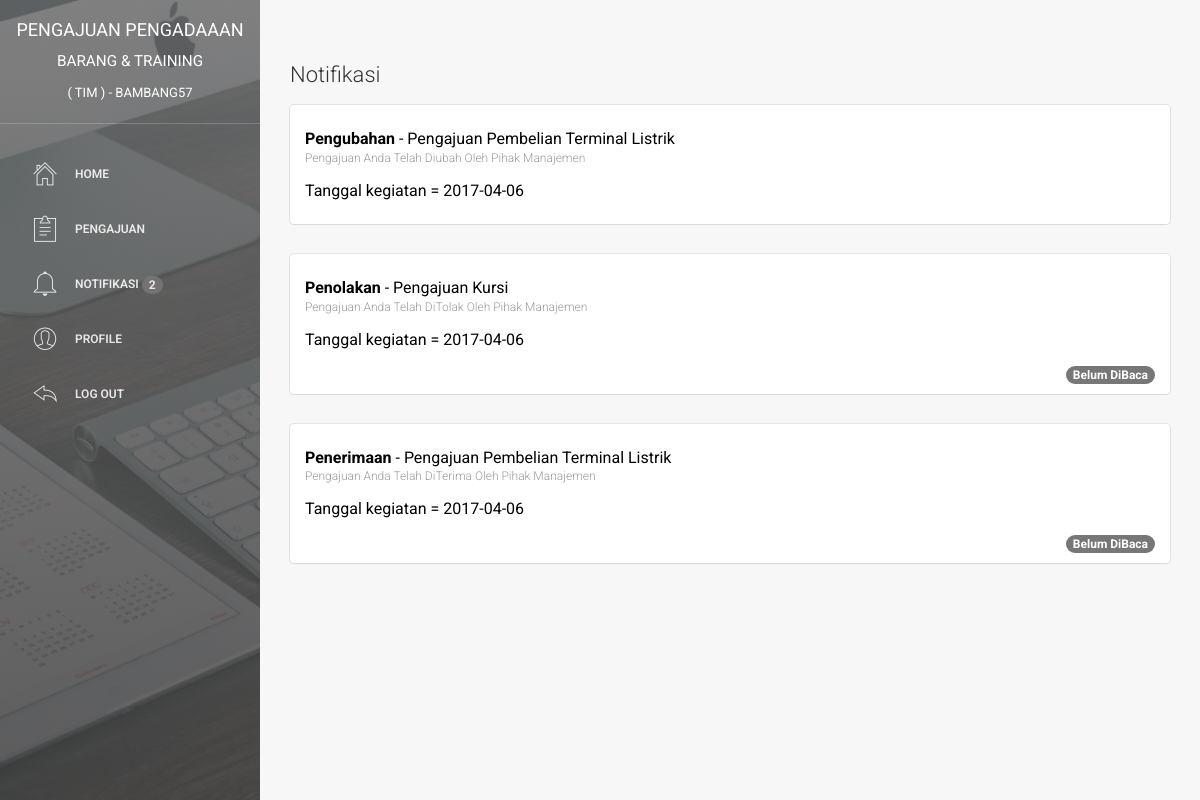
Page /notifikasi.php (signed in) on the committed database.
### tables this page shows
CREATE TABLE `user` (
  `id_user` int(11) NOT NULL,
  `username` varchar(225) NOT NULL,
  `email` varchar(255) NOT NULL,
  `password` varchar(225) NOT NULL,
  `nama_depan` varchar(225) NOT NULL,
  `nama_belakang` varchar(225) NOT NULL,
  `jk` enum('laki-laki','perempuan') NOT NULL,
  `no_hp` varchar(25) NOT NULL,
  `alamat` text NOT NULL,
  `role` enum('manajemen','tim') NOT NULL,
  `pembuatan_akun` datetime NOT NULL,
  `update_akun` datetime NOT NULL
);

CREATE TABLE `riwayat` (
  `id_riwayat` int(11) NOT NULL,
  `kegiatan` varchar(225) NOT NULL,
  `kegiatan2` varchar(225) NOT NULL,
  `kegiatan3` varchar(225) NOT NULL,
  `jenis_riwayat` varchar(225) NOT NULL,
  `id_pengajuan` int(11) NOT NULL,
  `tanggal_kegiatan` date NOT NULL,
  `notifikasi` enum('1','0') NOT NULL
);

CREATE TABLE `pengajuan` (
  `id_pengajuan` int(11) NOT NULL,
  `pengajuan` varchar(225) NOT NULL,
  `id_user` int(11) NOT NULL,
  `jenis_pengajuan` varchar(225) NOT NULL,
  `tanggal_pengajuan` date NOT NULL,
  `gambar` varchar(225) NOT NULL,
  `biaya` int(225) NOT NULL,
  `alasan` text NOT NULL,
  `keterangan` text NOT NULL,
  `jadwal_pelaksanaan` date NOT NULL,
  `catatan` text NOT NULL,
  `status` enum('menunggu','proses','selesai') NOT NULL,
  `update_pengajuan` date NOT NULL
);

### notifikasi.php (the view, shortened to what this page needs)
<?php
  include 'system/koneksi.php';
?>
<!doctype html>
<html lang="en">
<head>
    <link href="assets/css/bootstrap.min.css" rel="stylesheet" />
    <link href="assets/css/animate.min.css" rel="stylesheet"/>
    <link href="assets/css/light-bootstrap-dashboard.css" rel="stylesheet"/>
    <link href="assets/css/demo.css" rel="stylesheet" />
    <link href="http://maxcdn.bootstrapcdn.com/font-awesome/4.2.0/css/font-awesome.min.css" rel="stylesheet">
    <link href="assets/css/pe-icon-7-stroke.css" rel="stylesheet" />
</head>
<body>
<div class="wrapper">
    <div class="sidebar" data-color="black" data-image="assets/img/sidebar.jpg">
    	<div class="sidebar-wrapper">
            <div class="logo">
                <a href="index" class="simple-text">
<?php
 $query_login = "SELECT * FROM user WHERE email ='$_SESSION[email]'";
    $result_login = mysqli_query($con, $query_login);
    $data_login = mysqli_fetch_assoc($result_login);
    $id_login = $data_login["id_user"];
    $username_login = $data_login["username"];
?>
                    Pengajuan Pengadaaan <small>Barang & Training <br> <small>( TIM ) - <?php echo $username_login ?></small></small>
                </a>
            </div>
            <ul class="nav">
                <li>
                    <a href="index">
                        <i class="pe pe-7s-home"></i>
                        <p>Home</p>
                    </a>
                </li>
                <li>
                    <a href="pengajuan">
                        <i class="pe pe-7s-note2"></i>
                        <p>Pengajuan</p>
                    </a>
                </li>
                <li>
                    <a href="notifikasi">
                        <i class="pe pe-7s-bell"></i>
<?php
    $query_notifikasi = " SELECT a.id_riwayat FROM riwayat
               AS a INNER JOIN pengajuan AS b WHERE a.id_pengajuan = b.id_pengajuan
               AND b.id_user = '$id_login' AND a.notifikasi= '1' ";
    $result_notifikasi = mysqli_query($con, $query_notifikasi);
      $banyakdata_notifikasi = $result_notifikasi->num_rows;
?>
                        <p>Notifikasi
<?php
    if ($banyakdata_notifikasi > 0){
        if( $banyakdata_notifikasi <= 10 ){
            $hasil = $banyakdata_notifikasi;
            echo "<span class='new badge'>$hasil</span>";
        }else{
            $hasil = "10 +";
            echo "<span class='new badge'>$hasil</span>";
        }
    }else{
    }
?>
                        </p>
                    </a>
                </li>
                <li>
                    <a href="profil">
                        <i class="pe pe-7s-user"></i>
                        <p>Profile</p>
                    </a>
                </li>
                <li>
                    <a href="logout" onclick = "if (! confirm('Anda yakin ingin keluar ?')) { return false; }">
                        <i class="pe pe-7s-back"></i>
                        <p>Log out</p>
                    </a>
                </li>
            </ul>
    	</div>
    </div>
    <div class="main-panel">
        <div class="content">
            <div class="container-fluid">
                <div class="row">
                    <div class="col-md-12">
                    <div class="header">
                        <h4>Notifikasi</h4>
                    </div>
<?php
    $query2 = "SELECT a.id_riwayat, a.kegiatan, a.id_pengajuan, b.pengajuan, a.jenis_riwayat, a.kegiatan3,
               a.tanggal_kegiatan, b.id_user, a.notifikasi FROM riwayat
               AS a INNER JOIN pengajuan AS b WHERE a.id_pengajuan = b.id_pengajuan
               AND b.id_user = '$id_login' ORDER BY id_riwayat DESC " ;
      $result2 = mysqli_query($con, $query2);
      while($data2 = mysqli_fetch_assoc($result2)){
                    echo '<a href="system/notifikasi_pengajuan?id='.$data2['id_riwayat'].'" style="color:black">';
                        echo '<div class="card">';
                            echo '<div class="content">';
                                echo '<div class="row">';
                                    echo '<div class="col-md-12">';
                                        echo '<h5><b>'.$data2['jenis_riwayat'].'</b> - '.$data2['pengajuan'].'
                                        <br>
                                        <small>'.$data2['kegiatan3'].'</small></h5>';
                                        echo '<h5>Tanggal kegiatan = '.$data2['tanggal_kegiatan'].'</h5>';
    if ($data2['notifikasi'] == "1"){
                            echo '<div align="right">';
                                echo '<span class="new badge">Belum DiBaca</span>';
                            echo '</div>';
    }
    else{
    }
                                    echo '</div>';
                                echo'</div>';
                            echo '</div>';
                        echo '</div>';
                    echo '</a>';
      }
?>
                    </div>
                </div>
            </div>
        </div>
    </div>
</div>
</body>
</html>

### rows in the picture
user: username "BAMBANG57"
riwayat: jenis_riwayat "Pengubahan", id_pengajuan.pengajuan "Pengajuan Pembelian Terminal Listrik", kegiatan3 "Pengajuan Anda Telah Diubah Oleh Pihak Manajemen", tanggal_kegiatan "2017-04-06"
riwayat: jenis_riwayat "Penolakan", id_pengajuan.pengajuan "Pengajuan Kursi", kegiatan3 "Pengajuan Anda Telah DiTolak Oleh Pihak Manajemen", tanggal_kegiatan "2017-04-06", notifikasi "Belum DiBaca"
riwayat: jenis_riwayat "Penerimaan", id_pengajuan.pengajuan "Pengajuan Pembelian Terminal Listrik", kegiatan3 "Pengajuan Anda Telah DiTerima Oleh Pihak Manajemen", tanggal_kegiatan "2017-04-06", notifikasi "Belum DiBaca"

### other values in the picture
$hasil "2"
